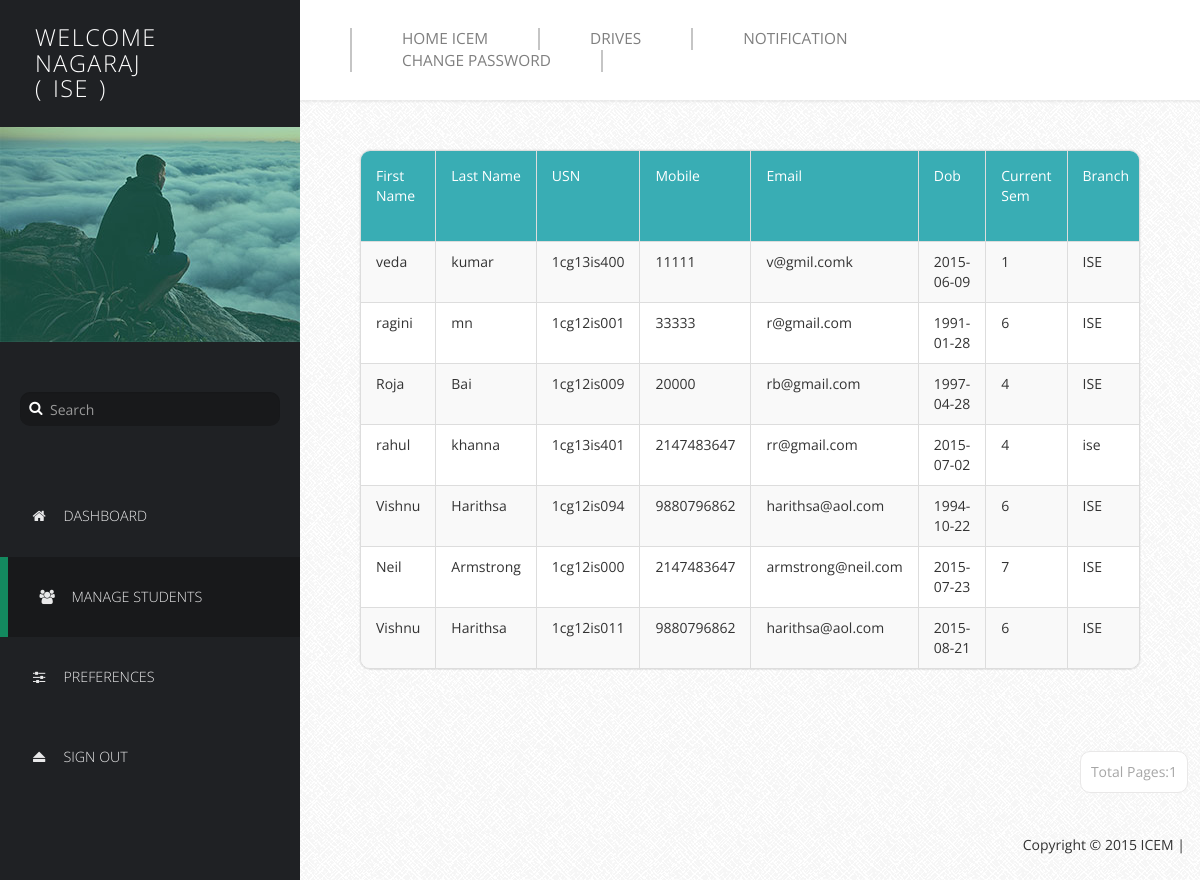
Screenshot of /Profilers/HODProfile/manage-users1.php (signed in) with the database file from the repository.
### tables this page shows
CREATE TABLE IF NOT EXISTS `basicdetails` (
  `Id` int(11) NOT NULL AUTO_INCREMENT,
  `FirstName` varchar(25) NOT NULL,
  `LastName` varchar(25) NOT NULL,
  `USN` varchar(10) NOT NULL,
  `Mobile` bigint(11) NOT NULL,
  `Email` varchar(255) NOT NULL,
  `DOB` date NOT NULL,
  `Sem` int(11) NOT NULL,
  `Branch` varchar(15) NOT NULL,
  `SSLC` float NOT NULL,
  `PU/Dip` float NOT NULL,
  `BE` float NOT NULL,
  `Backlogs` int(11) NOT NULL,
  `HofBacklogs` tinyint(1) NOT NULL,
  `DetainYears` int(11) NOT NULL,
  `Approve` tinyint(1) NOT NULL DEFAULT '0',
  `ApprovalDate` date NOT NULL,
  PRIMARY KEY (`Id`,`USN`),
  UNIQUE KEY `USN` (`USN`,`Mobile`,`Email`)
);

### Profilers/HODProfile/manage-users1.php (the view, shortened to what this page needs)
<!DOCTYPE html>
<html lang="en">
  <head>
    <link href="css/font-awesome.min.css" rel="stylesheet">
    <link href="css/bootstrap.min.css" rel="stylesheet">
    <link href="css/templatemo-style.css" rel="stylesheet">
  </head>
  <body>
    <div class="templatemo-flex-row">
      <div class="templatemo-sidebar">
        <header class="templatemo-site-header">
          <?php
		  $Welcome = "Welcome";
          echo "<h1>" . $Welcome . "<br>". $_SESSION['husername']. "</h1>";
		 echo "<br>";
		 echo "<h1>(</h1>";
		    echo "<h1>" . $_SESSION['department']. "</h1>";
            echo "<h1>)</h1>";
		  ?>
        </header>
        <div class="profile-photo-container">
          <img src="images/profile-photo.jpg" alt="Profile Photo" class="img-responsive">
          <div class="profile-photo-overlay"></div>
        </div>
        <form class="templatemo-search-form" role="search">
          <div class="input-group">
              <button type="submit" class="fa fa-search"></button>
              <input type="text" class="form-control" placeholder="Search" name="srch-term" id="srch-term">
          </div>
        </form>
        <nav class="templatemo-left-nav">
          <ul>
            <li><a href="login.php"><i class="fa fa-home fa-fw"></i>Dashboard</a></li>
            <li><a href="#" class="active"><i class="fa fa-users fa-fw"></i>Manage Students</a></li>
            <li><a href="preferences.php"><i class="fa fa-sliders fa-fw"></i>Preferences</a></li>
            <li><a href="logout.php"><i class="fa fa-eject fa-fw"></i>Sign Out</a></li>
          </ul>
        </nav>
      </div>
      <div class="templatemo-content col-1 light-gray-bg">
        <div class="templatemo-top-nav-container">
          <div class="row">
            <nav class="templatemo-top-nav col-lg-12 col-md-12">
              <ul class="text-uppercase">
                <li><a href="../../Homepage/index.php">Home ICEM</a></li>
                <li><a href="../../Drives/index.php">Drives</a></li>
                     <li><a href="Notif.php">Notification</a></li>
                <li><a href="Change Password.php">Change Password</a></li>
              </ul>
            </nav>
          </div>
        </div>
        <div class="templatemo-content-container">
          <div class="templatemo-content-widget no-padding">
            <div class="panel panel-default table-responsive">
              <table class="table table-striped table-bordered templatemo-user-table">
                <thead>
                  <tr>
					<td><a  class="white-text templatemo-sort-by">First Name </a></td>
                    <td><a class="white-text templatemo-sort-by">Last Name </a></td>
                    <td><a class="white-text templatemo-sort-by">USN</a></td>
                    <td><a  class="white-text templatemo-sort-by">Mobile</a></td>
					   <td><a class="white-text templatemo-sort-by">Email</a></td>
                       <td><a  class="white-text templatemo-sort-by">Dob </a></td>
   <td><a class="white-text templatemo-sort-by">Current Sem</a></td>
   <td><a  class="white-text templatemo-sort-by">Branch</a></td>
				  </thead>
			   <?php
$p = $_SESSION['department'];
$num_rec_per_page=15;
if (isset($_GET["page"])) { $page  = $_GET["page"]; } else { $page=1; };
$start_from = ($page-1) * $num_rec_per_page;
$sql = "SELECT * FROM basicdetails WHERE Branch='$p' LIMIT $start_from, $num_rec_per_page";
$rs_result = mysql_query($sql);
while ($row = mysql_fetch_assoc($rs_result))
{
            print "<tr>";
print "<td>" . $row['FirstName'] . "</td>";
print "<td>" . $row['LastName'] . "</td>";
print "<td>" . $row['USN'] . "</td>";
print "<td>" . $row['Mobile'] . "</td>";
print "<td>" . $row['Email'] . "</td>";
print "<td>" . $row['DOB'] . "</td>";
print "<td>" . $row['Sem'] . "</td>";
print "<td>" . $row['Branch'] . "</td>";
print "</tr>";
}
?>
              </table>
			  </div>
			  </div>
			  </div>
  <div class="pagination-wrap">
  <ul class="pagination">
			  <?php
$num_rec_per_page=15;
$sql = "SELECT * FROM basicdetails where Branch='$p'";
$rs_result = mysql_query($sql);
$total_records = mysql_num_rows($rs_result);
$totalpage = ceil($total_records / $num_rec_per_page);
$currentpage = (isset($_GET['page']) ? $_GET['page'] : 1);
	 if($currentpage == 0)
	{
	}
	else if( $currentpage >= 1  &&  $currentpage <= $totalpage  )
	{
	 echo "<li><a>Total Pages:".$totalpage."</a></li>";
}
 ?>
</ul>
</div>
          <div class="templatemo-flex-row flex-content-row">
            <div class="col-1">
          </div>
          <footer class="text-right">
           <p>Copyright &copy; 2015 ICEM |
          </footer>
        </div>
      </div>
    </div>
  </body>
</html>

### Profilers/HODProfile/css/templatemo-style.css (style rules this page uses)
* { font-family: 'Open Sans', sans-serif; }
body { font-size: 13px; }
body, .templatemo-left-nav { background: #1f2124; }
h1, h2, h3 { margin: 0; }
ul { list-style-type: none; margin: 0; padding: 0; }
nav li { font-size: 1.1em; list-style: none; text-transform: uppercase; }
.white-text { color: white; }
.light-gray-bg { font-family:"Trebuchet MS", "Myriad Pro", Arial, sans-serif; font-size:14px; background:#f4f4f4 url(../images/bg.png) repeat top left; color:#333; overflow-y:scroll; }
footer { padding: 15px; }
.templatemo-sidebar { width: 300px; }
.templatemo-site-header { margin: 25px 30px; }
.templatemo-site-header h1 { color: white; display: inline-block; font-size: 1.8em; font-weight: 300; letter-spacing: 1.5px; margin: 0 5px; text-transform: uppercase; vertical-align: middle; }
.profile-photo-container { position: relative; }
.profile-photo-overlay { background-color: rgba(4, 152, 114, 0.35); position: absolute; top: 0; left: 0; width: 100%; height: 100%; transition: all 0.3s ease; }
.templatemo-search-form { font-size: 1.1em; margin: 50px 20px; }
.templatemo-search-form .input-group { width: 100%; }
.templatemo-search-form .input-group .form-control { background-color: #18191b; border: none; border-radius: 10px; color: #DDD; padding-left: 30px; }
.templatemo-search-form .input-group { position: relative; }
.fa-search { height:32px; width:32px; border: none; cursor: pointer; color:white; background:transparent; position:absolute; top: 0; left: 0; z-index: 100; }
.templatemo-left-nav li { font-weight: 300; }
.templatemo-left-nav a.active, .templatemo-left-nav a:hover { background: #18191b; border-left: 8px solid #13895F; }
.templatemo-left-nav a { color: #e9e9ea; display: block; padding: 30px; transition: all 0.3s ease; }
.templatemo-left-nav .fa { margin-right: 15px; }
.templatemo-top-nav-container { background-color: white; padding: 28px 50px; box-shadow: 0px 0px 2px 2px rgba(161, 159, 159, 0.18); }
.templatemo-top-nav li { float: left; list-style: none; }
.templatemo-top-nav a { color: #7f7f7f; display: block; padding: 0 50px; border-left: 2px solid #c5c5c5; }
.templatemo-top-nav li:last-child a { border-right: 2px solid #c5c5c5; }
.templatemo-content { margin-top: 0px; min-height: 600px; padding: 0; overflow-x: hidden; }
.templatemo-content-container { padding: 40px 50px; }
.templatemo-flex-row { display: -webkit-flex; display: -ms-flexbox; display: flex; }
.col-1 { -webkit-flex: 1; -ms-flex: 1; flex: 1; }
.templatemo-content-widget { border-radius: 10px; padding: 30px; position: relative; margin: 10px; box-shadow: 0px 0px 1px 1px rgba(161, 159, 159, 0.1); }
.templatemo-content-widget.no-padding { padding: 0; }
.panel { border-radius: 10px; }
.pagination-wrap { margin-right: 10px; text-align: right; }
.pagination>li>a { border-color: #E9E8E8; color: #a6a6a6; margin: 2px; padding: 10px; }
.pagination>li>a, .pagination>li:first-child>a, .pagination>li:last-child>a { border-radius: 10px; }
.table { margin-bottom: 0; }
.table>tbody>tr>td { padding: 10px 15px; }
.table>thead>tr>td { padding: 15px; }
.templatemo-user-table thead { background-color: #39ADB4; color: white; }
.panel>.table-responsive:last-child>.table:last-child, .panel>.table:last-child { border-bottom-right-radius: 10px; border-bottom-left-radius: 10px; }
.panel>.table:first-child { border-top-left-radius: 10px; border-top-right-radius: 10px; }
@media only screen and (min-width: 768px) { .templatemo-left-nav { display: block !important; } }

### rows the page displays
basicdetails: FirstName "veda", LastName "kumar", USN "1cg13is400", Mobile "11111", Email "v@gmil.comk", DOB "2015-06-09", Sem "1", Branch "ISE"
basicdetails: FirstName "ragini", LastName "mn", USN "1cg12is001", Mobile "33333", Email "r@gmail.com", DOB "1991-01-28", Sem "6", Branch "ISE"
basicdetails: FirstName "Roja", LastName "Bai", USN "1cg12is009", Mobile "20000", Email "rb@gmail.com", DOB "1997-04-28", Sem "4", Branch "ISE"
basicdetails: FirstName "rahul", LastName "khanna", USN "1cg13is401", Mobile "2147483647", Email "rr@gmail.com", DOB "2015-07-02", Sem "4", Branch "ise"
basicdetails: FirstName "Vishnu", LastName "Harithsa", USN "1cg12is094", Mobile "9880796862", Email "harithsa@aol.com", DOB "1994-10-22", Sem "6", Branch "ISE"
basicdetails: FirstName "Neil", LastName "Armstrong", USN "1cg12is000", Mobile "2147483647", Email "armstrong@neil.com", DOB "2015-07-23", Sem "7", Branch "ISE"
basicdetails: FirstName "Vishnu", LastName "Harithsa", USN "1cg12is011", Mobile "9880796862", Email "harithsa@aol.com", DOB "2015-08-21", Sem "6", Branch "ISE"

### other values shown
$Welcome "WELCOME"
$_SESSION['husername'] "NAGARAJ"
$_SESSION['department'] "ISE"
$totalpage "1"
